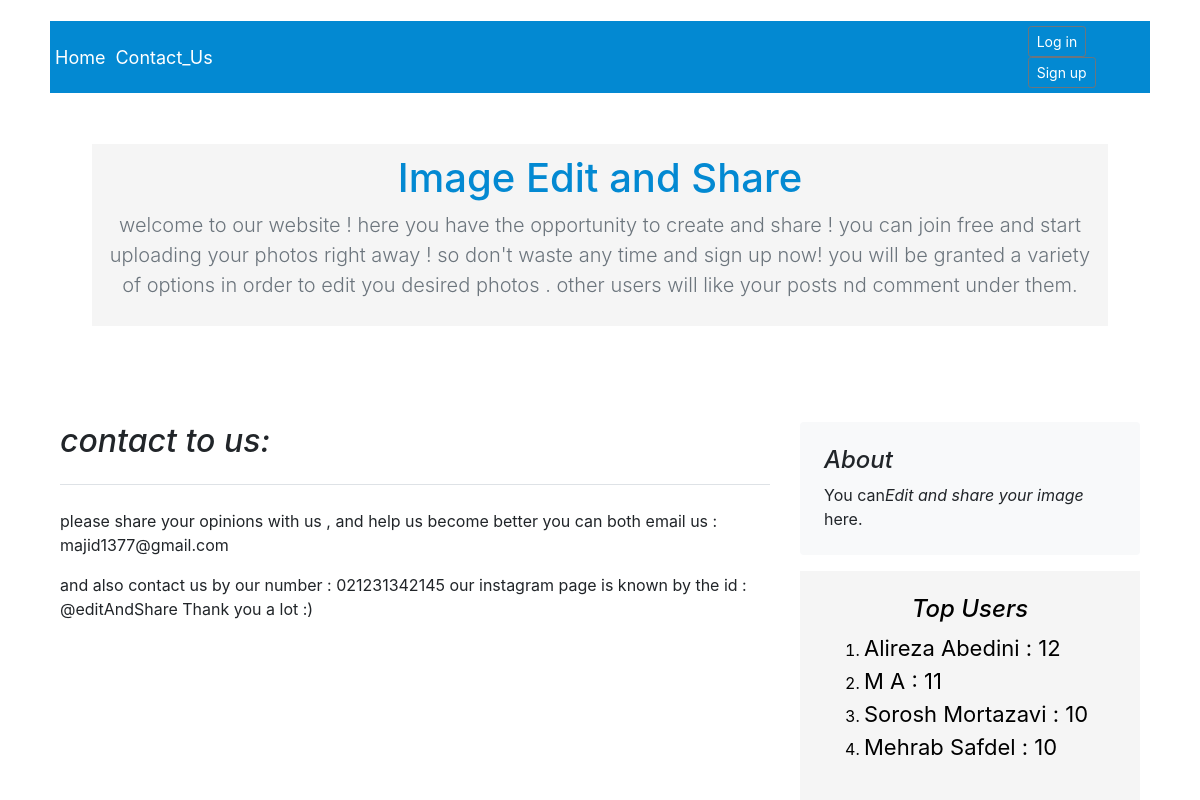
Before: /contact_us/ with the older database file.
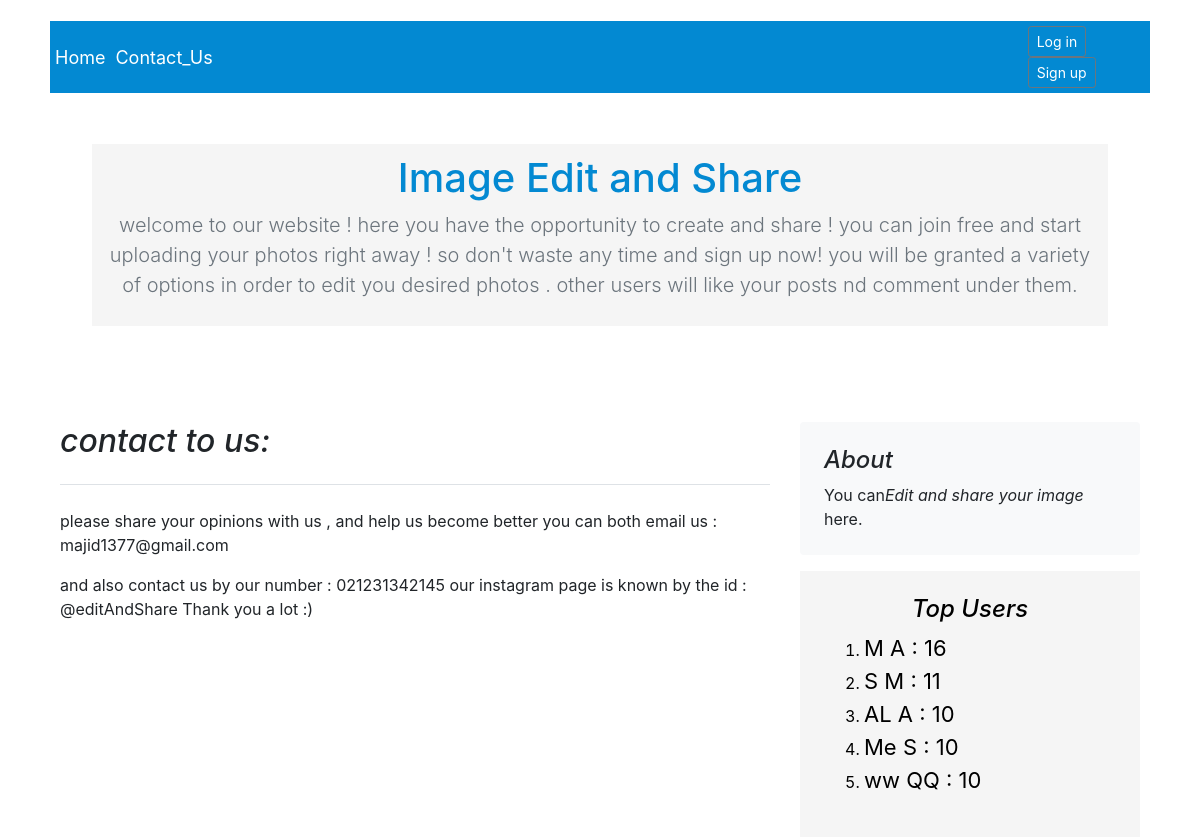
After: the same page with the newer database file.
### Image_Edit_Share_App/models.py (models this page shows, shortened)
class UserProfileInfo(models.Model):
    user = models.OneToOneField(User, on_delete=models.CASCADE, related_name="userProfileInfo")
    bio = models.TextField(max_length=100, blank=True, default="Bio")
    profile_pic = models.ImageField(upload_to='profile_users', default="server_images/profileUser.png", blank=True)
    typeOfUser = models.TextField(max_length=20, default="simple")
    score = models.IntegerField(default=10)

### Image_Edit_Share_App/views.py (the view)
# urls.py: url(r'^contact_us/$', views.contact_us, name='contact_us'),
def contact_us(request):
    top_users = UserProfileInfo.objects.all().order_by("-score")[:5]
    return render(request, "mainPages/contact_us.html", {'top_users': top_users})

### Image_Edit_Share_App/templates/mainPages/contact_us.html
<!DOCTYPE html>
{% extends 'mainPages/base.html' %}
{% block body_block %}
    <main role="main" class="container">
        <section class="jumbotron text-center" style="background-color: white">
            <div id="top-main-header" class="container">
                <h1 class="jumbotron-heading" style="color: #0389D2">Image Edit and Share</h1>
                <p class="lead text-muted" style="color: white">
                    welcome to our website ! here you have the opportunity to create and share !
                    you can join free and start uploading your photos right away ! so don't waste any time and sign up now!
                    you will be granted a variety of options in order to edit you desired photos .
                    other users will like your posts nd comment under them.
                </p>
            </div>
        </section>
        <div class="row">
            <div class="col-md-8 blog-main">
                <h2 style="alignment: center" class="pb-4 mb-4 font-italic border-bottom">
                    contact to us:
                </h2>
                <p>please share your opinions with us , and help us become better
                you can both email us : majid1377@gmail.com
                </p>
                <p>
                and also contact us by our number : 021231342145
                our instagram page is known by the id : @editAndShare
                Thank you a lot :)</p>
            </div>
            <aside class="col-md-4 blog-sidebar">
                <div class="p-4 mb-3 bg-light rounded">
                    <h4 class="font-italic">About</h4>
                    <p class="mb-0">You can<em>Edit and share your image</em> here.</p>
                </div>
                <div class="p-4" style=" background-color: whitesmoke; color: black">
                    <h4 class="font-italic" align="center">Top Users</h4>
                    <ol>
                        {% for top_user in top_users %}
                            <li style="float: bottom">
                                <a href="{% url "profile_page" pk=top_user.pk %}"
                                   style="color: black">{{ top_user.user.first_name }} {{ top_user.user.last_name }} : {{ top_user.score }}</a>
                            </li>
                        {% endfor %}
                    </ol>
                </div>
            </aside>
        </div>
    </main>
{% endblock %}

Changed rows visible on the page:
changed UserProfileInfo (number 1 of 5 on the later page): score "11" → "16"
changed UserProfileInfo (number 2 of 5 on the later page): user.first_name "Sorosh" → "S"; user.last_name "Mortazavi" → "M"; score "10" → "11"
changed UserProfileInfo (number 3 of 5 on the later page): user.first_name "Mehrab" → "AL"; user.last_name "Safdel" → "A"
changed UserProfileInfo (number 4 of 5 on the later page): user.first_name "Alireza" → "Me"; user.last_name "Abedini" → "S"; score "12" → "10"; moves down the list
added UserProfileInfo: user.first_name "ww", user.last_name "QQ", score "10"
